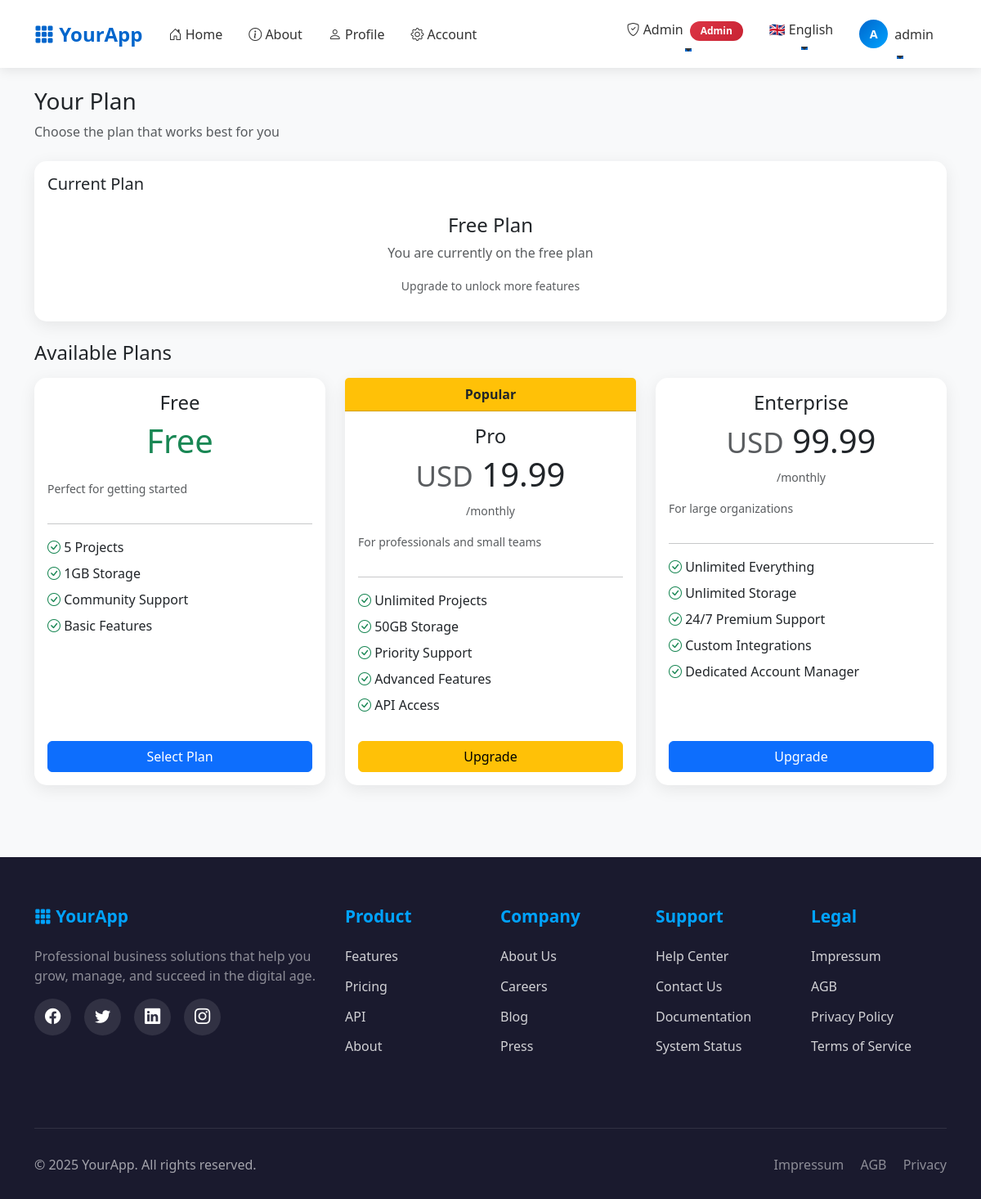
The app's page /account/plan (signed in), older data.
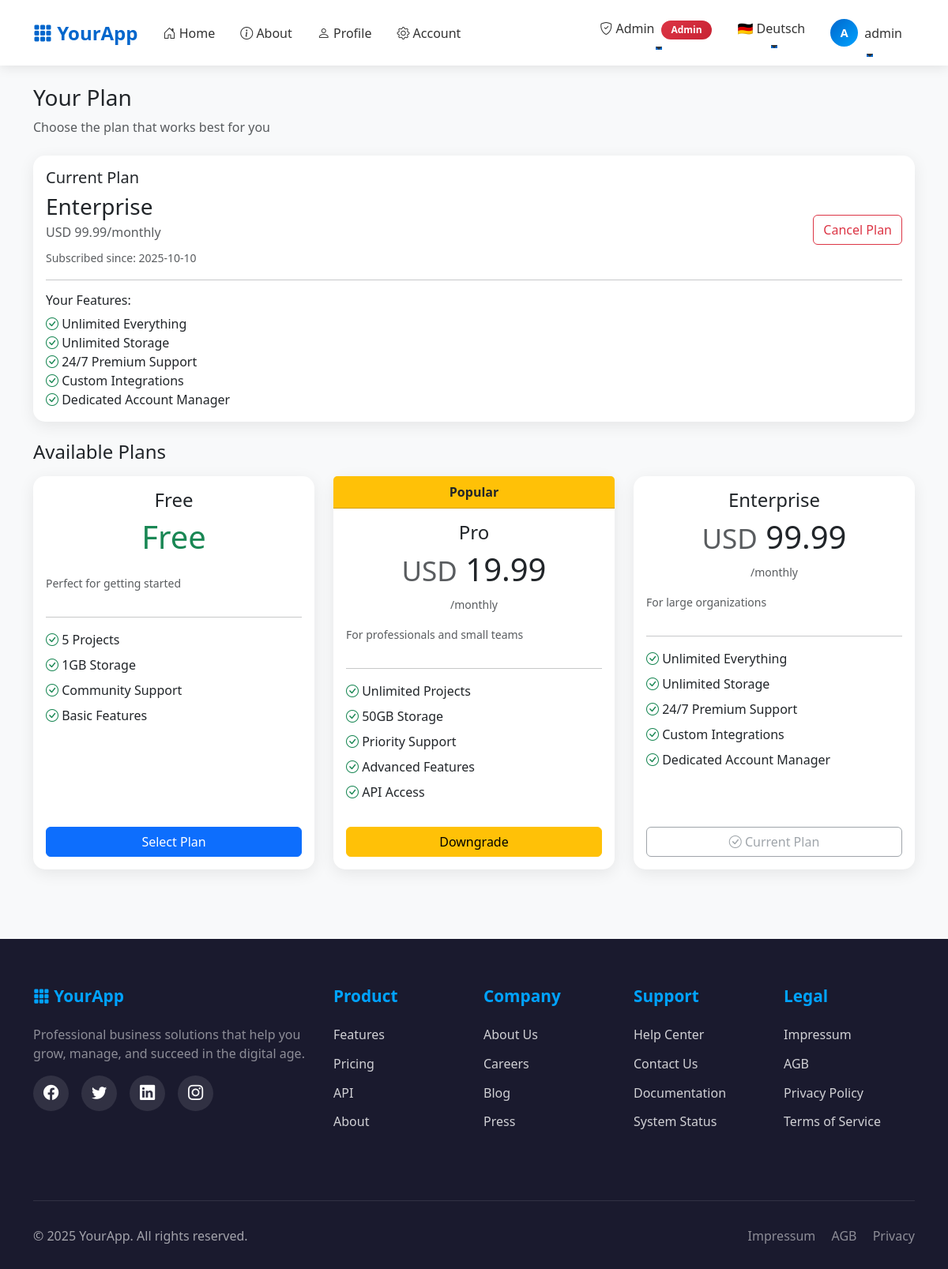
The same page, newer data.
### app/models/plan.py (models this page shows, shortened)
class Plan(db.Model):
    id = db.Column(db.Integer, primary_key=True)
    name = db.Column(db.String(100), nullable=False, unique=True)
    description = db.Column(db.Text, nullable=True)
    option1 = db.Column(db.String(255), nullable=True)  # e.g., "10 Projects"
    option2 = db.Column(db.String(255), nullable=True)  # e.g., "Unlimited Storage"
    option3 = db.Column(db.String(255), nullable=True)  # Additional feature
    option4 = db.Column(db.String(255), nullable=True)  # Additional feature
    option5 = db.Column(db.String(255), nullable=True)  # Additional feature
    price = db.Column(db.Numeric(10, 2), nullable=False, default=0.00)
    currency = db.Column(db.String(3), nullable=False, default='USD')
    billing_period = db.Column(db.String(20), nullable=False, default='monthly')  # monthly, yearly, lifetime
    stripe_price_id = db.Column(db.String(255), nullable=True)  # Stripe Price ID
    stripe_product_id = db.Column(db.String(255), nullable=True)  # Stripe Product ID
    is_active = db.Column(db.Boolean, default=True, nullable=False)
    is_featured = db.Column(db.Boolean, default=False, nullable=False)
    sort_order = db.Column(db.Integer, default=0)  # For display ordering
    created_at = db.Column(db.DateTime, default=datetime.utcnow, nullable=False)
    updated_at = db.Column(db.DateTime, default=datetime.utcnow, onupdate=datetime.utcnow)
    users = db.relationship('User', back_populates='plan', lazy='dynamic')
    @property
    def formatted_price(self):
        if self.price == 0:
            return 'Free'
        return f'{self.currency} {self.price:.2f}/{self.billing_period}'
    @property
    def features_list(self):
        features = []
        for i in range(1, 6):
            option = getattr(self, f'option{i}', None)
            if option:
                features.append(option)
        return features

### app/models/user.py (models this page shows, shortened)
class User(UserMixin, db.Model):
    id = db.Column(db.Integer, primary_key=True)
    email = db.Column(db.String(255), unique=True, nullable=False, index=True)
    language = db.Column(db.String(5), default='en')
    role = db.Column(db.String(20), nullable=False, default='user', index=True)
    password_hash = db.Column(db.String(255), nullable=False)
    created_at = db.Column(db.DateTime, default=datetime.utcnow, nullable=False)
    confirmed_at = db.Column(db.DateTime, nullable=True)
    is_active = db.Column(db.Boolean, default=True, nullable=False, index=True)
    plan_id = db.Column(db.Integer, db.ForeignKey('plan.id'), nullable=True)
    plan = db.relationship('Plan', back_populates='users')
    plan_subscribed_at = db.Column(db.DateTime, nullable=True)
    billing = db.relationship("BillingProfile", uselist=False, back_populates="user", cascade="all, delete-orphan")
    api_keys = db.relationship("APIKey", back_populates="user", cascade="all, delete-orphan", lazy='dynamic')
    @property
    def is_authenticated(self):
        return True

### app/blueprints/account/routes.py (the view)
@bp.route('/plan')
@login_required
def view_plan():
    current_plan = current_user.plan
    available_plans = Plan.query.filter_by(is_active=True).order_by(Plan.sort_order.asc()).all()
    return render_template('account/plan.html',
                         current_plan=current_plan,
                         available_plans=available_plans)

### app/__init__.py (called while the page is built)
def get_locale():
    from flask_login import current_user
    if current_user.is_authenticated and hasattr(current_user, 'language'):
        return current_user.language
    from flask import current_app
    return request.accept_languages.best_match(current_app.config['BABEL_SUPPORTED_LOCALES'])

### app/context_helpers.py (called while the page is built)
def register_context_processors(app):
    @app.context_processor
    def utility_processor():
        def has_endpoint(name: str) -> bool:
            return name in current_app.view_functions
        return dict(has_endpoint=has_endpoint)

### app/templates/account/plan.html (shortened to what the changed rows need)
{% extends "base.html" %}
{% block content %}
<div class="mb-4">
  <h1 class="h3">{{ _('Your Plan') }}</h1>
</div>
<div class="card mb-4 border-primary">
  <div class="card-body">
    <h5 class="card-title">{{ _('Current Plan') }}</h5>
    {% if current_plan %}
      <div class="d-flex justify-content-between align-items-center">
        <div>
          <h3 class="mb-1">{{ current_plan.name }}</h3>
          <p class="text-muted mb-2">{{ current_plan.formatted_price }}</p>
          {% if current_user.plan_subscribed_at %}
            <small class="text-muted">{{ _('Subscribed since') }}: {{ current_user.plan_subscribed_at.strftime('%Y-%m-%d') }}</small>
          {% endif %}
        </div>
        <div>
          {% if current_plan.price > 0 %}
            <form method="POST" action="{{ url_for('account.cancel_plan') }}" style="display: inline;">
              <button type="submit" class="btn btn-outline-danger"
                      onclick="return confirm('{{ _('Cancel your subscription?') }}')">
                {{ _('Cancel Plan') }}
              </button>
            </form>
          {% endif %}
        </div>
      </div>
      {% if current_plan.features_list %}
        <hr>
        <h6 class="mb-2">{{ _('Your Features') }}:</h6>
        <ul class="list-unstyled mb-0">
          {% for feature in current_plan.features_list %}
            <li><i class="bi bi-check-circle text-success"></i> {{ feature }}</li>
          {% endfor %}
        </ul>
      {% endif %}
    {% else %}
      <div class="text-center py-3">
        <h4>{{ _('Free Plan') }}</h4>
        <p class="text-muted">{{ _('You are currently on the free plan') }}</p>
        <small class="text-muted">{{ _('Upgrade to unlock more features') }}</small>
      </div>
    {% endif %}
  </div>
</div>
<div class="row g-4">
  {% for plan in available_plans %}
  <div class="col-md-6 col-lg-4">
    <div class="card h-100 {% if plan.is_featured %}border-warning{% endif %} {% if current_plan and current_plan.id == plan.id %}border-primary{% endif %}">
      {% if plan.is_featured %}
      <div class="card-header bg-warning text-dark text-center">
        <strong>{{ _('Popular') }}</strong>
      </div>
      {% endif %}
      <div class="card-body d-flex flex-column">
        <div class="text-center mb-3">
          <h4 class="card-title">{{ plan.name }}</h4>
          <div class="display-6 mb-2">
            {% if plan.price == 0 %}
              <span class="text-success">{{ _('Free') }}</span>
            {% else %}
              <small class="text-muted">{{ plan.currency }}</small> {{ plan.price }}
            {% endif %}
          </div>
          {% if plan.price > 0 %}
            <small class="text-muted">/{{ plan.billing_period }}</small>
          {% endif %}
        </div>
        {% if plan.description %}
          <p class="text-muted small">{{ plan.description }}</p>
        {% endif %}
        {% if plan.features_list %}
          <hr>
          <ul class="list-unstyled mb-4">
            {% for feature in plan.features_list %}
              <li class="mb-2">
                <i class="bi bi-check-circle text-success"></i> {{ feature }}
              </li>
            {% endfor %}
          </ul>
        {% endif %}
        <div class="mt-auto">
          {% if current_plan and current_plan.id == plan.id %}
            <button class="btn btn-outline-secondary w-100" disabled>
              <i class="bi bi-check-circle"></i> {{ _('Current Plan') }}
            </button>
          {% else %}
            <form method="POST" action="{{ url_for('account.select_plan', plan_id=plan.id) }}">
              <button type="submit" class="btn {% if plan.is_featured %}btn-warning{% else %}btn-primary{% endif %} w-100"
                      {% if plan.price > 0 %}onclick="return confirm('{{ _('Upgrade to') }} {{ plan.name }}?')"{% endif %}>
                {% if plan.price == 0 %}
                  {{ _('Select Plan') }}
                {% elif not current_plan or plan.price > current_plan.price %}
                  {{ _('Upgrade') }}
                {% else %}
                  {{ _('Downgrade') }}
                {% endif %}
              </button>
            </form>
          {% endif %}
        </div>
      </div>
    </div>
  </div>
  {% endfor %}
</div>
<link rel="stylesheet" href="https://cdn.jsdelivr.net/npm/bootstrap-icons@1.10.0/font/bootstrap-icons.css">
{% endblock %}

### app/templates/base.html (shortened to what the changed rows need)
<!doctype html>
<html lang="en">
<head>
    <link href="https://cdn.jsdelivr.net/npm/bootstrap@5.3.3/dist/css/bootstrap.min.css" rel="stylesheet">
    <link rel="stylesheet" href="https://cdn.jsdelivr.net/npm/bootstrap-icons@1.11.0/font/bootstrap-icons.css">
    <link href="{{ url_for('static', filename='css/app.css') }}" rel="stylesheet">
</head>
<body>
    <nav class="navbar navbar-expand-lg navbar-light sticky-top">
        <div class="container">
            <div class="collapse navbar-collapse" id="navbarNav">
                <ul class="navbar-nav me-auto">
                    <li class="nav-item">
                        <a class="nav-link" href="{{ url_for('main.index') }}">
                            <i class="bi bi-house-door"></i> {{ _('Home') }}
                        </a>
                    </li>
                </ul>
                <ul class="navbar-nav">
                    {% if current_user.is_authenticated %}
                        {% if current_user.role == 'admin' %}
                        <li class="nav-item dropdown">
                            <a class="nav-link dropdown-toggle" href="#" id="adminDropdown" role="button"
                               data-bs-toggle="dropdown" aria-expanded="false">
                                <i class="bi bi-shield-check"></i> {{ _('Admin') }}
                                <span class="badge badge-admin ms-1">Admin</span>
                            </a>
                        </li>
                        {% endif %}
                        <li class="nav-item dropdown language-dropdown">
                            <a class="nav-link dropdown-toggle" href="#" id="languageDropdown" role="button"
                               data-bs-toggle="dropdown" aria-expanded="false">
                                {% if current_user.language == 'de' %}
                                    🇩🇪 Deutsch
                                {% else %}
                                    🇬🇧 English
                                {% endif %}
                            </a>
                        </li>
                        <li class="nav-item dropdown">
                            <a class="nav-link dropdown-toggle d-flex align-items-center" href="#" id="userDropdown"
                               role="button" data-bs-toggle="dropdown" aria-expanded="false">
                                <div class="user-avatar me-2">
                                    {{ current_user.email[0]|upper }}
                                </div>
                                <span class="d-none d-lg-inline">{{ current_user.email.split('@')[0] }}</span>
                            </a>
                        </li>
                    {% endif %}
                </ul>
            </div>
        </div>
    </nav>
    <main class="py-4">
        <div class="container">
            {% block content %}{% endblock %}
        </div>
    </main>
</body>
</html>

Row changes from the older to the newer data that the page shows:
changed User "Home": plan_subscribed_at (not shown) → "2025-10-10"
now on one of the page's lists (row unchanged): Plan: option1 "Unlimited Everything", option2 "Unlimited Storage", option3 "24/7 Premium Support", option4 "Custom Integrations", option5 "Dedicated Account Manager"
shown differently, row unchanged: Plan "Enterprise": name (not shown) → "Enterprise"; formatted_price (not shown) → "USD 99.99/monthly"; _ "Upgrade" → "Current Plan"
computed for Plan "Pro": _ "Upgrade" → "Downgrade"
Text that changed along with them:
text no longer shown: "🇬🇧 English Free Plan You are currently on the free plan Upgrade to unlock more features"
text now shown: "🇩🇪 Deutsch Subscribed since : Cancel Plan Your Features :"
